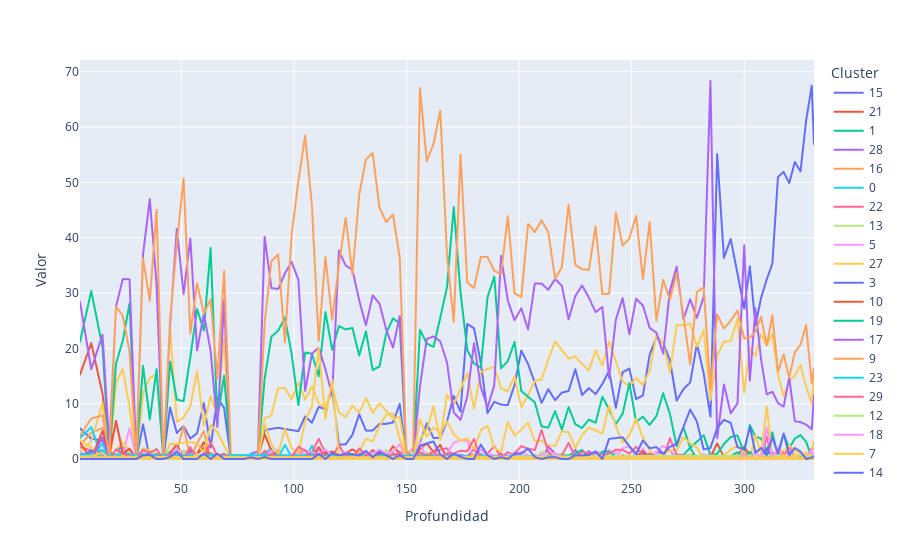

Here is the notebook cell this chart was saved with:
### Code cell
fig = px.line(df_cluster_agg_31_fam, x="Profundidad", y="Valor", color='Cluster')
fig.show()
